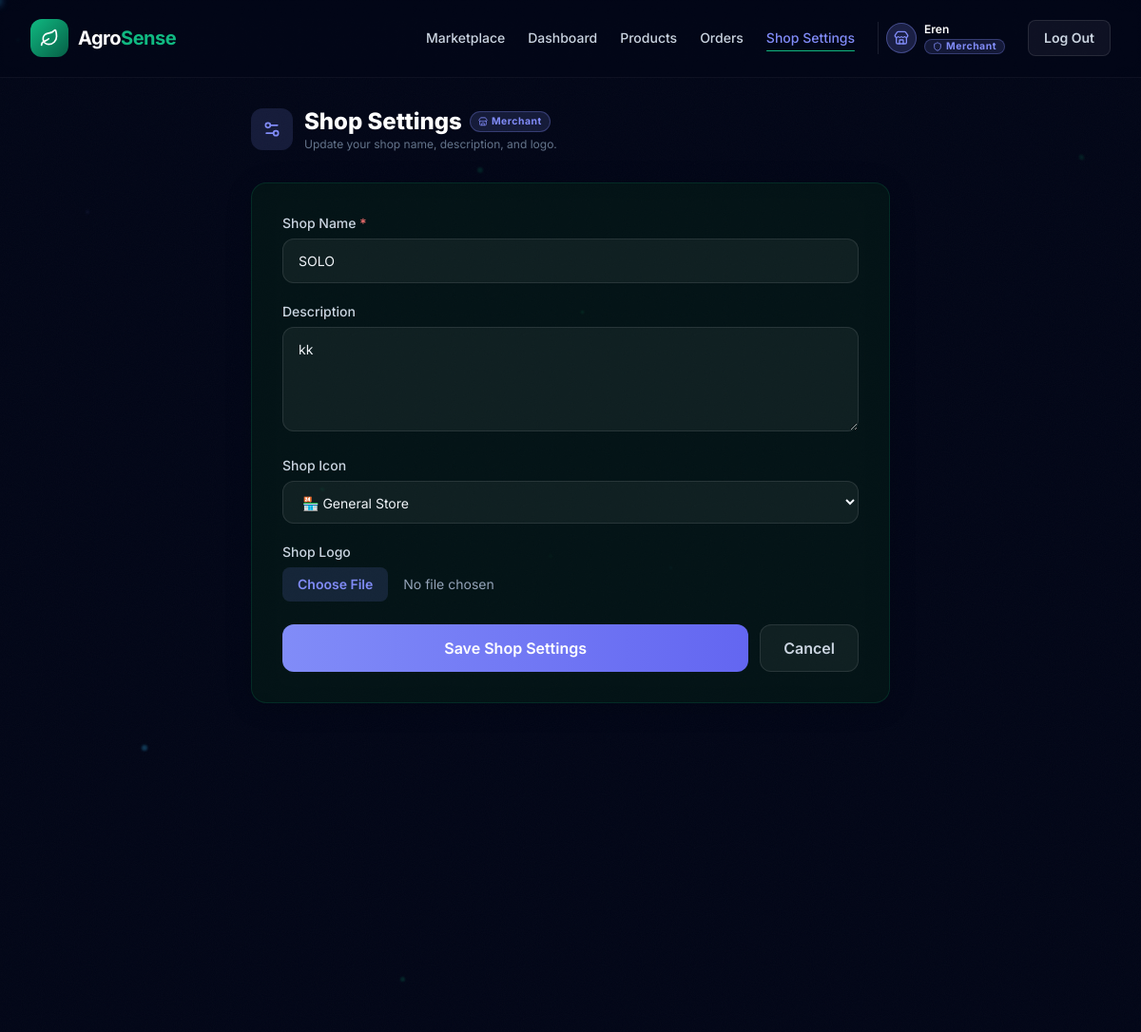
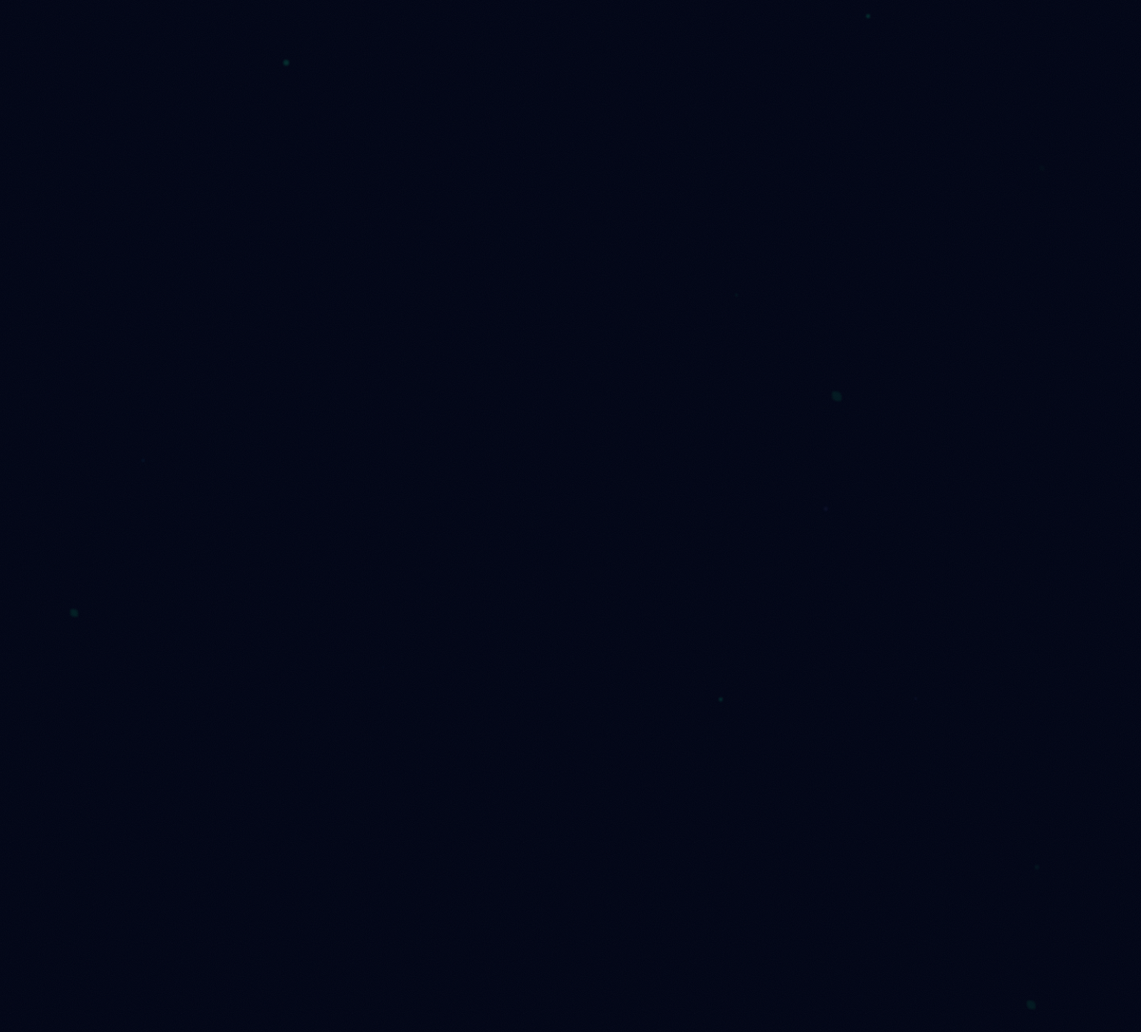
The app's page /merchant/shop/edit/ (signed in) with its own data (2 pictures, top to bottom).
### accounts/models.py (models this page shows, shortened)
class MerchantProfile(models.Model):
    account          = models.OneToOneField(UserAccount, on_delete=models.CASCADE, related_name='merchant_profile')
    shop_name        = models.CharField(max_length=200)
    shop_description = models.TextField(blank=True)
    shop_icon        = models.CharField(max_length=10, default='🏪')
    logo             = models.ImageField(upload_to='shop_logos/', null=True, blank=True)
    is_verified      = models.BooleanField(default=False)
    created_at       = models.DateTimeField(auto_now_add=True)

### accounts/views.py (the view, shortened to what this page needs)
# urls.py: path('merchant/shop/edit/',            views.ShopEditView.as_view(),        name='merchant_shop_edit'),
class ShopEditView(MerchantRequiredMixin, View):
    def get(self, request):
        account, merchant_profile = self.get_merchant_context()
        form = ShopEditForm(instance=merchant_profile)
        return render(request, 'account/merchant_shop_edit.html', {
            'account':          account,
            'merchant_profile': merchant_profile,
            'form':             form,
        })

### accounts/forms.py
class ShopEditForm(forms.ModelForm):
    shop_icon = forms.ChoiceField(
        choices=SHOP_ICON_CHOICES,
        required=False,
        initial='🏪',
        widget=forms.Select(attrs={'class': 'auth-input'}),
    )
    class Meta:
        model  = MerchantProfile
        fields = ['shop_name', 'shop_description', 'shop_icon', 'logo']
        widgets = {
            'shop_name':        forms.TextInput(attrs={'placeholder': 'Your shop name'}),
            'shop_description': forms.Textarea(attrs={'rows': 4, 'placeholder': 'Describe your shop…'}),
        }

### accounts/mixins.py (called while the page is built)
    def dispatch(self, request, *args, **kwargs):
        if not request.user.is_authenticated:
            return self.handle_no_permission()
        account = getattr(request.user, 'account', None)
        if not account or not account.is_merchant:
            messages.error(request, '🚫 Access denied. A Merchant account is required.')
            return redirect('accounts:user_dashboard')
        return super().dispatch(request, *args, **kwargs)

    def get_merchant_context(self):
        account = self.request.user.account
        return account, getattr(account, 'merchant_profile', None)

### accounts/models.py (called while the page is built)
    @property
    def is_merchant(self):
        return self.role == ROLE_MERCHANT

### templates/account/merchant_shop_edit.html (shortened to what this page needs)
{% extends "base.html" %}
{% block content %}
<div class="min-h-screen pt-28 pb-16 px-4 relative z-10">
<div class="max-w-2xl mx-auto">
  <div class="flex items-center gap-3 mb-8">
    <div class="w-11 h-11 rounded-xl bg-[#818cf8]/15 flex items-center justify-center">
      <i data-lucide="settings-2" class="w-5 h-5 text-[#818cf8]"></i>
    </div>
    <div>
      <div class="flex items-center gap-2">
        <h1 class="text-2xl font-extrabold text-white">Shop Settings</h1>
        <span class="badge-merchant"><i data-lucide="store" class="w-2.5 h-2.5"></i> Merchant</span>
      </div>
      <p class="text-xs text-slate-500">Update your shop name, description, and logo.</p>
    </div>
  </div>
  <div class="glass-card rounded-2xl p-8">
    <form method="post" enctype="multipart/form-data">
      <div class="mb-5">
        <label class="block text-sm font-medium text-slate-300 mb-1.5">Shop Name <span class="text-red-400">*</span></label>
        <input type="text" name="shop_name"
               value="{{ form.shop_name.value|default:'' }}"
               class="auth-input" placeholder="Your shop name" required>
      </div>
      <div class="mb-5">
        <label class="block text-sm font-medium text-slate-300 mb-1.5">Description</label>
        <textarea name="shop_description" rows="4" class="auth-input"
                  placeholder="Describe your shop…">{{ form.shop_description.value|default:'' }}</textarea>
      </div>
      <div class="mb-5">
        <label class="block text-sm font-medium text-slate-300 mb-1.5">Shop Icon</label>
        {{ form.shop_icon }}
      </div>
      <div class="mb-6">
        <label class="block text-sm font-medium text-slate-300 mb-1.5">Shop Logo</label>
        <input type="file" name="logo" accept="image/*"
               class="block w-full text-sm text-slate-400
                      file:mr-4 file:py-2 file:px-4 file:rounded-lg file:border-0
                      file:text-sm file:font-semibold
                      file:bg-[#818cf8]/15 file:text-[#818cf8]
                      hover:file:bg-[#818cf8]/25 cursor-pointer">
      </div>
      <div class="flex gap-3">
        <button type="submit"
                class="flex-1 py-3 rounded-xl font-semibold text-white
                       bg-gradient-to-r from-[#818cf8] to-[#6366f1]
                       hover:shadow-[0_0_20px_rgba(129,140,248,0.4)] transition-all">
          Save Shop Settings
        </button>
        <a href="{% url 'accounts:merchant_dashboard' %}"
           class="px-6 py-3 rounded-xl font-semibold text-slate-300
                  bg-white/5 border border-white/10 hover:bg-white/10 transition-colors">
          Cancel
        </a>
      </div>
    </form>
  </div>
</div>
</div>
{% endblock %}

### templates/base.html (shortened to what this page needs)
{% load static %}
{% load pwa %}
<!DOCTYPE html>
<html lang="en" class="dark">
<head>
  <script src="https://cdn.tailwindcss.com"></script>
</head>
</head>
<body class="antialiased selection:bg-[#10B981] selection:text-white relative">
  <div id="grain" aria-hidden="true"></div>
  <div id="particle-container" aria-hidden="true"></div>
  <nav class="fixed w-full z-50 glass-nav" id="main-nav" aria-label="Main navigation">
    <div class="max-w-7xl mx-auto px-4 sm:px-6 lg:px-8">
      <div class="flex justify-between items-center h-20 sm:h-20">
        <a href="{% url 'home' %}" class="flex items-center gap-2.5 group flex-shrink-0" aria-label="AgroSense home">
          <div class="w-10 h-10 rounded-xl bg-gradient-to-br from-[#10B981] to-[#065F46] flex items-center justify-center shadow-[0_0_0_0_rgba(16,185,129,0)] group-hover:shadow-[0_0_20px_rgba(16,185,129,0.55)] transition-all duration-300">
            <i data-lucide="leaf" class="w-5 h-5 text-white"></i>
          </div>
          <span class="text-xl font-bold tracking-tight text-white">Agro<span class="text-[#10B981]">Sense</span></span>
        </a>
        <div class="hidden md:flex items-center gap-5 lg:gap-6">
          {% if user.is_authenticated %}
            {% if user.account.is_merchant %}
              <a href="{% url 'marketplace' %}"
                 class="text-sm font-medium transition-colors duration-200 {% if request.resolver_match.url_name == 'marketplace' %}nav-link-active{% else %}text-slate-300 hover:text-[#10B981]{% endif %}">
                Marketplace
              </a>
              <a href="{% url 'accounts:merchant_dashboard' %}"
                 class="text-sm font-medium transition-colors duration-200 {% if request.resolver_match.url_name == 'merchant_dashboard' %}text-[#818cf8] nav-link-active{% else %}text-slate-300 hover:text-[#818cf8]{% endif %}">
                Dashboard
              </a>
              <a href="{% url 'accounts:merchant_shop' %}"
                 class="text-sm font-medium transition-colors duration-200 {% if request.resolver_match.url_name == 'merchant_shop' %}text-[#818cf8] nav-link-active{% else %}text-slate-300 hover:text-[#818cf8]{% endif %}">
                Products
              </a>
              <a href="{% url 'accounts:merchant_orders' %}"
                 class="text-sm font-medium transition-colors duration-200 {% if request.resolver_match.url_name == 'merchant_orders' %}text-[#818cf8] nav-link-active{% else %}text-slate-300 hover:text-[#818cf8]{% endif %}">
                Orders
              </a>
              <a href="{% url 'accounts:merchant_shop_edit' %}"
                 class="text-sm font-medium transition-colors duration-200 {% if request.resolver_match.url_name == 'merchant_shop_edit' %}text-[#818cf8] nav-link-active{% else %}text-slate-300 hover:text-[#818cf8]{% endif %}">
                Shop Settings
              </a>
              <div class="flex items-center gap-2 pl-2 border-l border-white/10">
                <div class="w-8 h-8 rounded-full bg-[#818cf8]/20 border border-[#818cf8]/40 flex items-center justify-center">
                  <i data-lucide="store" class="w-4 h-4 text-[#818cf8]"></i>
                </div>
                <div class="flex flex-col leading-none gap-0.5">
                  <span class="text-xs font-semibold text-white">{{ user.first_name|default:user.username }}</span>
                  <span class="badge-merchant"><i data-lucide="shield" class="w-2.5 h-2.5"></i> Merchant</span>
                </div>
              </div>
            {% endif %}
            <form method="post" action="{% url 'accounts:logout' %}" class="inline">
              <button type="submit"
                      class="btn-ripple px-4 py-2 text-sm font-semibold rounded-lg bg-white/5 hover:bg-red-500/10 text-slate-300 hover:text-red-400 border border-white/10 hover:border-red-500/30 transition-all duration-200">
                Log Out
              </button>
            </form>
          {% endif %}
        </div>
      </div>
    </div>
  </nav>
  <main class="relative z-10">
    {% block content %}{% endblock %}
  </main>
</body>
</html>

### templates/account/merchant_shop_edit.html (style rules this page uses)
#id_shop_icon { background: rgba(255,255,255,0.05); border: 1px solid rgba(255,255,255,0.1); color: #f1f5f9; border-radius: 0.75rem; padding: 0.75rem 1rem; width: 100%; font-size: 0.875rem; transition: border-color .2s, box-shadow .2s; outline: none; cursor: pointer; }
#id_shop_icon option { background: #0f1a2e; color: #f1f5f9; }

### records on screen
MerchantProfile: shop_name "SOLO", shop_description "kk", shop_icon "🏪 General Store"

### other values on screen
{{ user.first_name|default:user.username }} "Eren"
